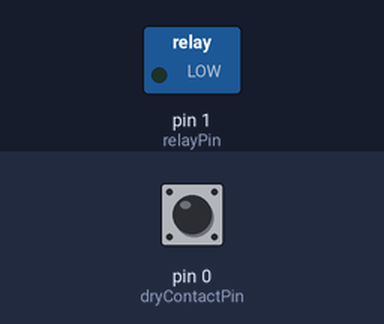
Bench run of a sketch on a simulated Arduino Uno, built with avr-gcc and run on an emulated ATmega328P. Shown: switched loads named in the sketch (green lamp = pin HIGH). Inputs (shaded band) come from the test bench; at power-on: pin 0 (dryContactPin) HIGH.

Above: at 1.2 s.
1.3 s: pin 0 (dryContactPin) pulled LOW for 0.15 s
At 1.6 s:
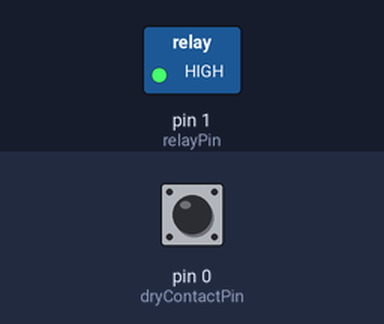
Timing chart, 0 to 4.3 s (numbered marks = the images above; inputs shaded):
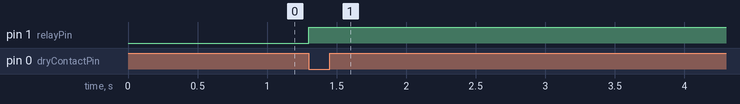

The sketch:

attiny_luzeEstacionamento.ino
```cpp
/*
Feito por:  Jorge Palma Conceição
Data:       15/07/2024
Cliente:    Morador de Lauro de Freitas
*/

#include <TimerOne.h>

// Definição dos pinos
const int dryContactPin = 0; // PB0
const int relayPin = 1;      // PB1

// Variáveis de estado
bool isDryContactClosed = false;
bool relayState = false;
unsigned long contactOpenedTime = 0;
const unsigned long delayTime = 300000; //300000; // 5 minutos em milissegundos

void setup() {
  pinMode(dryContactPin, INPUT_PULLUP); // Configurar o pino do contato seco como entrada com pull-up
  pinMode(relayPin, OUTPUT);            // Configurar o pino do relé como saída
  digitalWrite(relayPin, LOW);          // Garantir que o relé esteja desligado inicialmente

  // Iniciar o temporizador
  Timer1.initialize(1000000); // Configurar o Timer1 para 1 segundo (1000000 microsegundos)
  Timer1.attachInterrupt(timerIsr); // Anexar a interrupção do temporizador
}

void loop() {
  // Verificar o estado do contato seco
  if (digitalRead(dryContactPin) == LOW) { // Contato fechado
    if (!isDryContactClosed) {
      isDryContactClosed = true;
      relayState = true;
      digitalWrite(relayPin, HIGH); // Ligar a lâmpada
    }
  } else { // Contato aberto
    if (isDryContactClosed) {
      isDryContactClosed = false;
      contactOpenedTime = millis(); // Armazenar o tempo em que o contato foi aberto
    }
  }

  // Verificar se o tempo de atraso passou desde que o contato foi aberto
  if (!isDryContactClosed && relayState && (millis() - contactOpenedTime >= delayTime)) {
    relayState = false;
    digitalWrite(relayPin, LOW); // Desligar a lâmpada
  }
}

// Interrupção do temporizador
void timerIsr() {
  // Código da interrupção do temporizador (atualmente não utilizado)
}
```

Measured:
- after the input at 1.3 s, pin 1 (relayPin): LOW → HIGH at once
